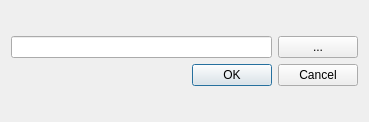
<?xml version="1.0" encoding="UTF-8"?>
<ui version="4.0">
 <class>grad_extractor</class>
 <widget class="QDialog" name="grad_extractor">
  <property name="geometry">
   <rect>
    <x>0</x>
    <y>0</y>
    <width>369</width>
    <height>122</height>
   </rect>
  </property>
  <property name="windowTitle">
   <string>Dialog</string>
  </property>
  <layout class="QGridLayout" name="gridLayout">
   <item row="0" column="0">
    <layout class="QVBoxLayout" name="verticalLayout">
     <item>
      <layout class="QHBoxLayout" name="horizontalLayout">
       <item>
        <widget class="QLineEdit" name="pathLine"/>
       </item>
       <item>
        <widget class="QPushButton" name="pathButton">
         <property name="text">
          <string>...</string>
         </property>
        </widget>
       </item>
      </layout>
     </item>
     <item>
      <widget class="QDialogButtonBox" name="buttonBox">
       <property name="orientation">
        <enum>Qt::Horizontal</enum>
       </property>
       <property name="standardButtons">
        <set>QDialogButtonBox::Cancel|QDialogButtonBox::Ok</set>
       </property>
      </widget>
     </item>
    </layout>
   </item>
  </layout>
 </widget>
 <resources/>
 <connections>
  <connection>
   <sender>buttonBox</sender>
   <signal>accepted()</signal>
   <receiver>grad_extractor</receiver>
   <slot>accept()</slot>
   <hints>
    <hint type="sourcelabel">
     <x>248</x>
     <y>254</y>
    </hint>
    <hint type="destinationlabel">
     <x>157</x>
     <y>274</y>
    </hint>
   </hints>
  </connection>
  <connection>
   <sender>buttonBox</sender>
   <signal>rejected()</signal>
   <receiver>grad_extractor</receiver>
   <slot>reject()</slot>
   <hints>
    <hint type="sourcelabel">
     <x>316</x>
     <y>260</y>
    </hint>
    <hint type="destinationlabel">
     <x>286</x>
     <y>274</y>
    </hint>
   </hints>
  </connection>
 </connections>
</ui>
